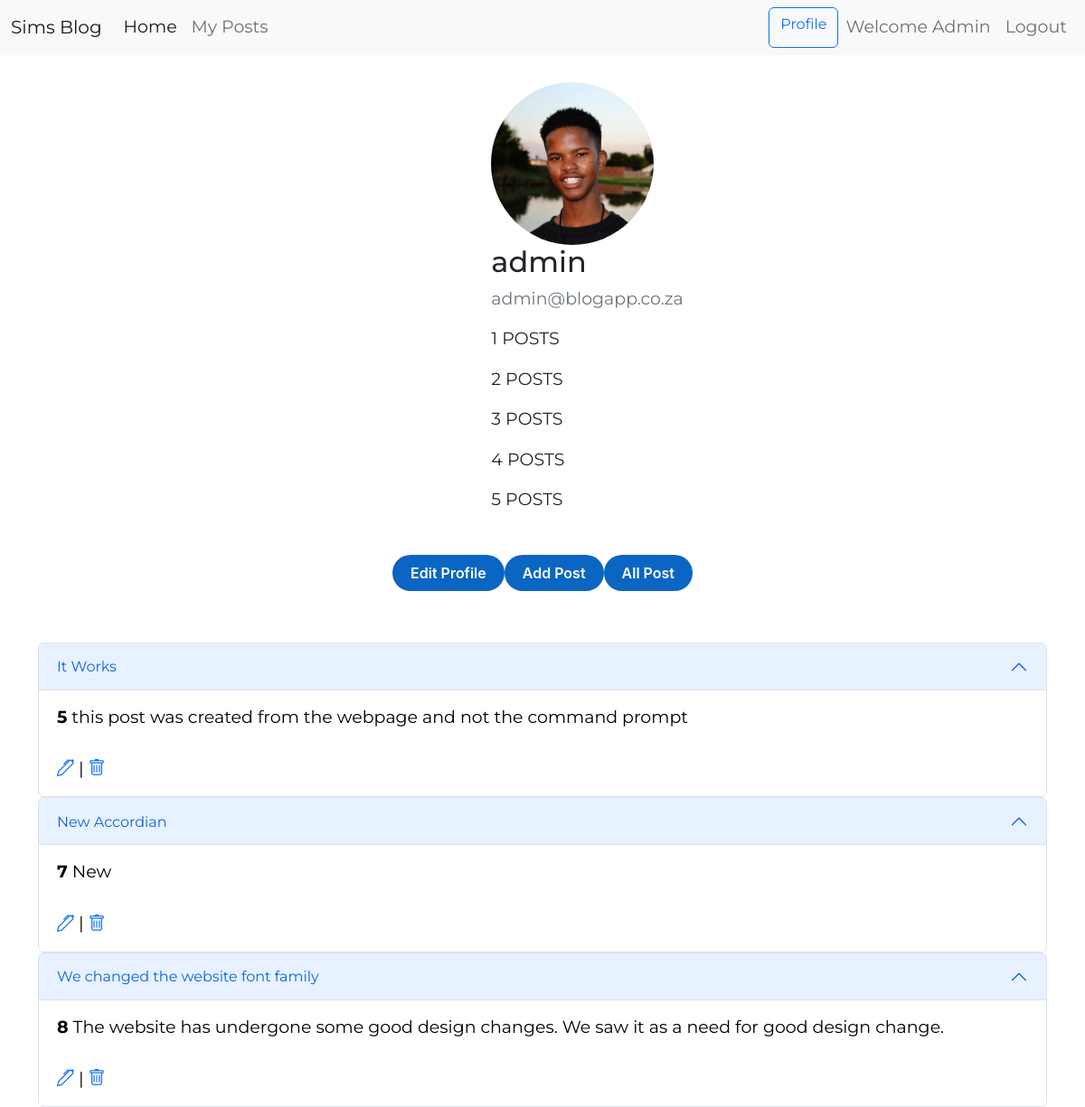
The page /myposts (signed in) on the database its author committed.
### core/models.py (models this page shows, shortened)
class Profile(models.Model):
    user = models.OneToOneField(User, on_delete=models.CASCADE)
    image = models.ImageField(default='default.jpg', upload_to='profile_pics')

class Post(models.Model):
    STATUS_CHOICES =(
        ('draft', 'Draft'),
        ('published', 'Published'),
    )
    title = models.CharField(max_length=240, unique=True)
    body = models.TextField()
    img = models.FileField(upload_to='posts/')
    slug = models.SlugField(max_length=240, unique_for_date="publish")
    publish = models.DateField(default=timezone.now)
    author = models.ForeignKey(User, on_delete=models.CASCADE)
    status = models.CharField(max_length=10, choices=STATUS_CHOICES, default='draft')

### core/views.py (the view)
# urls.py: path('myposts', PostListView.as_view(), name='myposts'),
class PostListView(ListView):
    model = Post
    template_name = "registration/profile.html"

### core/templates/registration/profile.html (shortened to what this page needs)
{% extends 'base.html' %}
{% block content %}
<div class="userdetails">
  <div class="detailscontent">
    <div class="col-lg-4 cont">
      <img class="w-32 h-32 md:h-auto rounded-full profile-img" src="{{ user.profile.image.url }}">
        <div class="media-body">
          <h2 class="account-heading">{{ user.username }}</h2>
          <p class="text-secondary">{{ user.email }}</p>
        </div>
        {% for post in object_list %}
        <p>{{ forloop.counter }} POSTS</p>
        {% endfor %}
    </div>
  </div>
</div>
<div class="btns">
  <a class="button-18" role="button" href="{% url 'blog:edit_profile' user.id %}">Edit Profile</a>
  <a class="button-18" role="button" href="{% url 'blog:add_post' %}">Add Post</a>
  <a class="button-18" role="button" href="{% url 'blog:post_list' %}">All Post</a>
</div>
<br><br>
<div class="container">
{% for post in object_list %}
  {% if user.id == post.author.id %}
<div class="accordion" id="accordionExample">
  <div class="accordion-item">
    <h2 class="accordion-header" id="heading{{ post.id }}">
      <button class="accordion-button" type="button" data-bs-toggle="collapse" data-bs-target="#collapse{{ post.id }}" aria-expanded="true" aria-controls="collapse{{ post.id }}">
        {{ post.title }}
      </button>
    </h2>
    <div id="collapse{{ post.id }}" class="accordion-collapse collapse show" aria-labelledby="heading{{ post.id }}" data-bs-parent="#accordionExample">
      <div class="accordion-body">
        <strong>{{ post.id }}</strong> {{ post.body }}
        <br><br>
        <a href="{% url 'blog:update_post' post.id %}"> <i class="bi bi-pen"></i> </a> | <a href="{% url 'blog:delete_post' post.id %}"> <i class="bi bi-trash"></i> </a>
      </div>
    </div>
  </div>
</div>
  {% endif %}
{% endfor %}
</div>
{% endblock content %}

### core/templates/navbar.html (shortened to what this page needs)
<nav class="navbar navbar-expand-lg navbar-light bg-light">
  <div class="container-fluid">
      <a href="{% url 'blog:home' %}" class="navbar-brand">Sims Blog</a>
      <div class="collapse navbar-collapse" id="navbarCollapse">
          {% if user.is_authenticated  %}
          <div class="navbar-nav">
            <a href="{% url 'blog:home' %}" class="nav-item nav-link active">Home</a>
            <a href="{% url 'blog:myposts' %}" class="nav-item nav-link">My Posts</a>
        </div>
        <div class="navbar-nav ms-auto">
            <a class="btn btn-outline-primary" href="{% url 'blog:profile' %}">Profile</a>
            <a class="nav-link" href="{% url 'blog:profile' %}">Welcome {{user.username|title}}</a>
            <a class="nav-link" href="{% url 'blog:logout' %}">Logout</a>
        </div>
          {% endif %}
      </div>
  </div>
</nav>

### static/css/style.css (style rules this page uses)
body { font-family: 'Montserrat';font-size: 22px; }

### rows shown on the page
Post: title "It Works", id "5", body "this post was created from the webpage and not the command prompt"
Post: title "New Accordian", id "7", body "New"
Post: title "We changed the website font family", id "8", body "The website has undergone some good design changes. We saw it as a need for good design change."

### other values the page prints
{{ user.username|title }} "Admin"
{{ user.username }} "admin"
{{ user.email }} "admin@blogapp.co.za"
